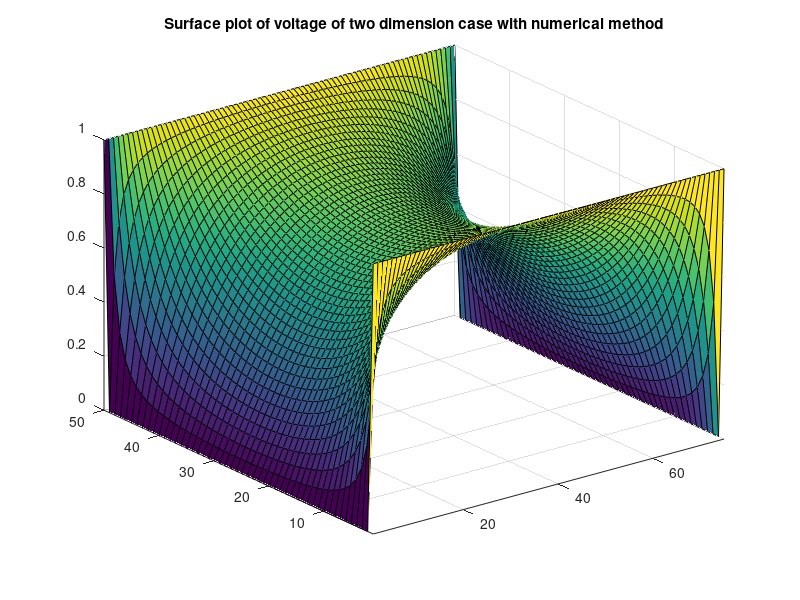
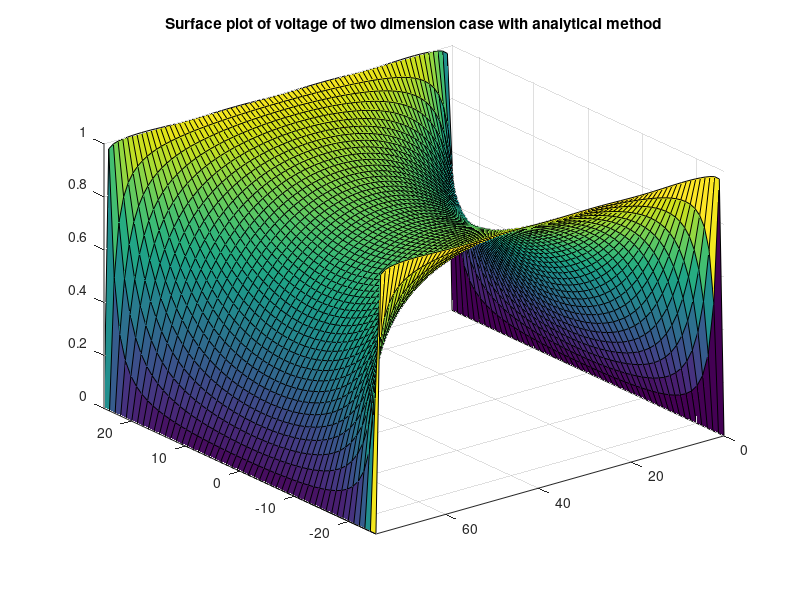

MATLAB code for these plots, in order:
%% Part 1(b)
% In part b, we are now trying to solve the case completely with finite
% difference method and analytical series solution, then comparing them to
% see the difference between two methods.

% Reset Everything
close all
clear

% Setting variables
nx = 50;                % Length of the region
ny = nx*3/2;            % Width of the region, 3/2 of length
G = sparse(nx*ny);      % Initialize a G matrix
D = zeros(nx*ny, 1);    % Initialize a matrix for G matrix operation

% Implement the G matrix for two dimension case
for i = 1:nx
    for j = 1:ny
        n = j + (i-1)*ny;
        
        if i == 1
            G(n, :) = 0;
            G(n, n) = 1;
            D(n) = 1;
        elseif i == nx
            G(n, :) = 0;
            G(n, n) = 1;
            D(n) = 1;
        elseif j == 1
            G(n, :) = 0;
            G(n, n) = 1;
        elseif j == ny
            G(n, :) = 0;
            G(n, n) = 1;
        else
            G(n, n) = -4;
            G(n, n+1) = 1;
            G(n, n-1) = 1;
            G(n, n+ny) = 1;
            G(n, n-ny) = 1;
        end
    end
end

V = G\D;    % Calculating the voltage with G matrix

figure(1)
X = zeros(nx, ny, 1);   % Initializing a matrix for inverting G matrix
% Inverting G matrix
for i = 1:nx
    for j = 1:ny
        n = j + (i-1)*ny;
        X(i,j) = V(n);
    end
end
surf(X)     % Surface plot of voltage of two dimension
axis tight
title("Surface plot of voltage of two dimension case with numerical method")

% Setting up variable for the series
series = zeros(ny,nx);          
a = ny;                         
b = nx/2;
x = linspace(-nx/2, nx/2, 50);
y = linspace(0, ny, ny);
[xx, yy] = meshgrid(x,y);

% Solving the series by iterations
for n = 1: 2: 600
    series = (series + (cosh(n*pi*xx/a).*sin(n*pi*yy/a))./(n*cosh(n*pi*b/a)));
    figure(2)
    surf(x, y, (4/pi)*series)
    axis tight
    view(-128, 31);
    pause(0.01)
end
title("Surface plot of voltage of two dimension case with analytical method")
%% Discussion
% By using the series solution and solving it through iterations, it is
% possible to approach the solution that the finite difference method is
% able to create. However, the solution will start to break down if there
% are more than around 600 iterations for the series solution since the
% _cosh_ and _sin_ in the series solution will approach to infinity around
% that point of iterations.
%
% To conclude, There is no limitation on solving
% complicated equations by using numerical method, except for hardware
% limitation if the equation is too complicated to compute; Using
% analytical method would be great for solving more simpler solution since
% it take less time relative to numerical method, however it might not able
% to compute the most accurate solution with the limitation of the equation
% itself since some equation could break down from certain components in
% the equation approaching to infinity.